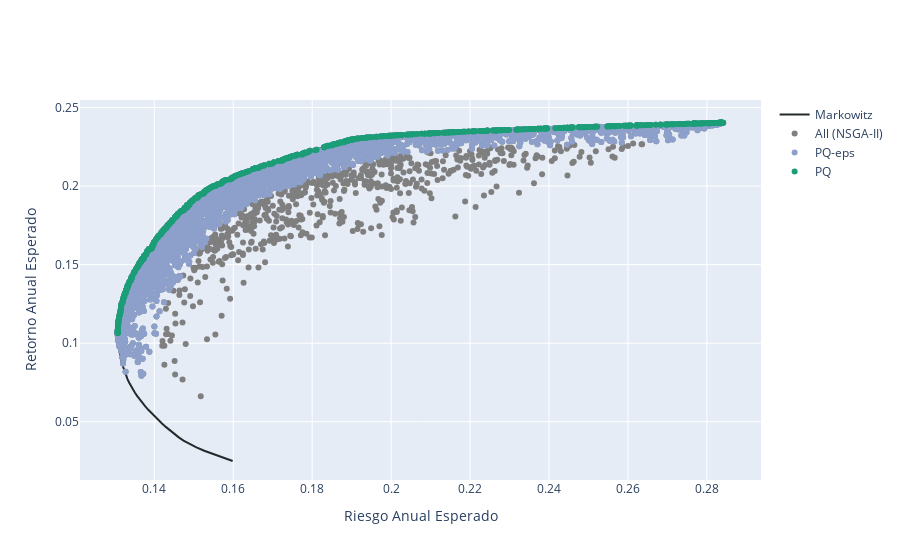

Notebook code for this chart:
### Code cell
frames = [FA_nsgaii, FA_nsgaii_best_eps, FA_nsgaii_best]
labels = ['All (NSGA-II)', 'PQ-eps', 'PQ']
fig=my_plotting.plotting_samples_plotly(ef_R, frames, labels, colors)
fig.show()
